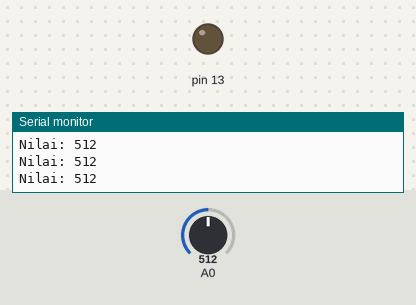
Bench run of a sketch on a simulated Arduino Uno, built with avr-gcc and run on an emulated ATmega328P. Parts: output pins drawn as LEDs (lit = HIGH), the last lines printed to the serial monitor. The inputs (shaded band) are chosen by the test bench; at power-on: A0 = 512.

Above: at 1.3 s.
1.4 s: A0 set to 111
2.9 s: A0 set to 94
At 3.4 s:
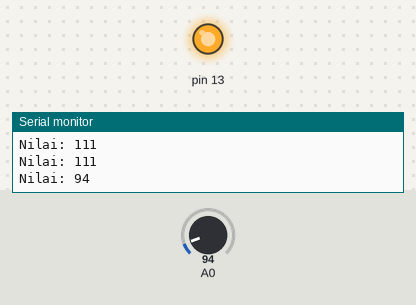
4.5 s: A0 set to 110
At 5.7 s:
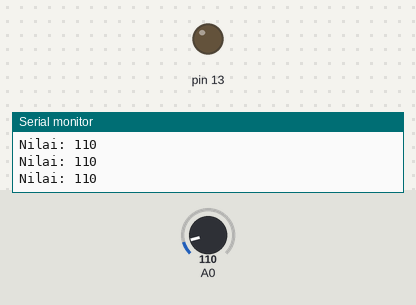
6.0 s: A0 set to 90
At 6.9 s:
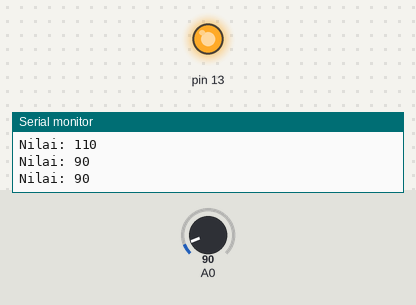
Timing chart, 0 to 8.5 s (numbered marks = the images above; inputs shaded):
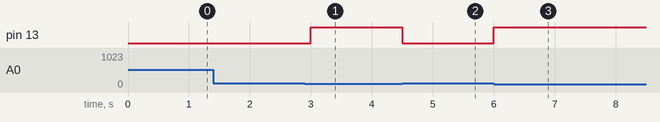

Measured:
- the behaviour switches between 101 and 100 on A0 (found by bisection; images 0 and 1)
- after the input at 2.9 s, pin 13: LOW → HIGH after 0.10 s
- after the input at 4.5 s, pin 13: HIGH → LOW at once
- after the input at 6.0 s, pin 13: LOW → HIGH at once

The sketch:

led1_ir_sensor.ino
```cpp
/* Test deteksi sinar infrared
 sensor infrared di hubungkan ke PIN A0 (Analog)
 apabila sensor infrared mendapat sinar inframerah
 maka, LED 13 nyala, jika tidak LED 13 padam
 sementara itu nilai yang diterima sensor inframerah
 dapat dipantau melalui serial monitor
 oleh : Aan Darmawan
 blog : http://valfa.blogspot.com
 */
void setup() {
  Serial.begin(9600);
  // initialize the digital pin as an output.
  // Pin 13 has an LED connected on most Arduino boards:
  pinMode(13, OUTPUT);
}
int sensor;
void loop() {
  // baca nilai sensor di PIN A0 (Analog) dan kirim ke serial
  sensor=analogRead(A0);
  Serial.print("Nilai: ");
  Serial.println(sensor);
  // Jika sensor mendapat sinar infra merah nilai sensor turun
  // Angka 900 dapat diubah sesuai jarak pantul yang diinginkan
  // dan nilai hasil pemantauan di serial monitor
  if(sensor<=100)
    digitalWrite(13, HIGH);   // LED 13 dinyalakan
  else
    digitalWrite(13, LOW);    // LED 13 dipadamkan
  delay(500);              // delay 0,5 detik
}
```
